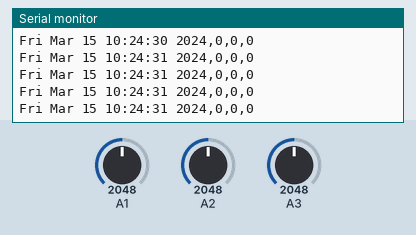
Bench run of a sketch on a simulated Particle Photon. On the bench: the last lines printed to the serial monitor. The inputs (shaded band) are chosen by the test bench; at power-on: A1 = 2048, A2 = 2048, A3 = 2048. The local clock reads 2024-03-15 10:24:30 at power-on unless the sketch sets it.

Above: at 1.2 s.
1.3 s: A1 set to 2866
At 1.45 s:
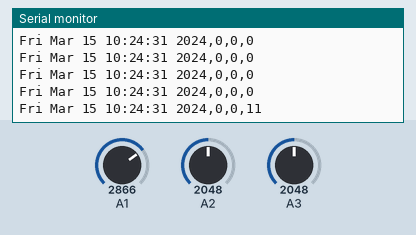
2.8 s: A2 set to 2866
At 2.89 s:
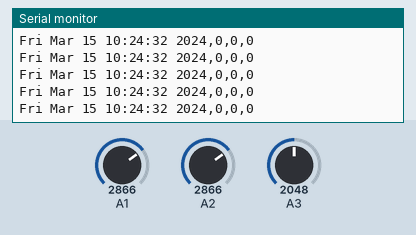
4.3 s: A3 set to 2866
At 4.41 s:
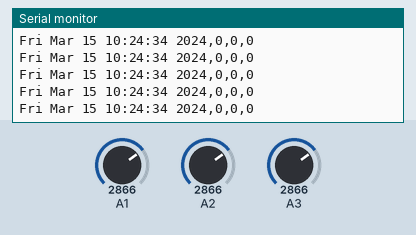
5.8 s: A1 set to 3603
At 5.87 s:
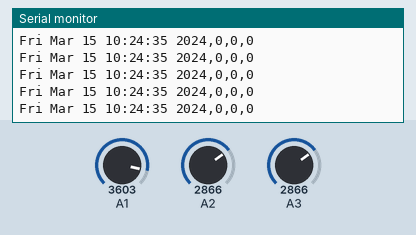
7.3 s: A2 set to 3603
At 7.39 s:
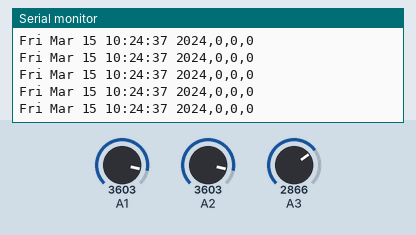
8.8 s: A3 set to 3603
At 8.9 s:
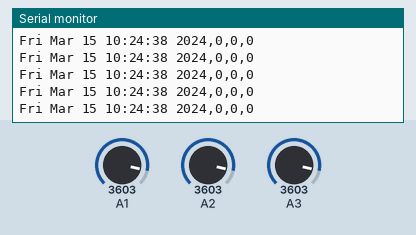
Timing chart, 0 to 11.3 s (numbered marks = the images above; inputs shaded):
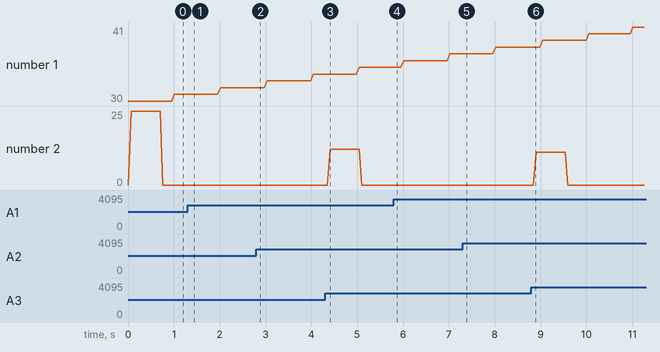

Measured:
- after the input at 1.3 s, the serial monitor: prints a new line after 0.08 s (image 1)

The sketch:

movement.ino
```cpp
/*
ADXL335
note:vcc-->5v ,but ADXL335 Vs is 3.3V
The circuit:
      5V: VCC
analog 1: x-axis
analog 2: y-axis
analog 3: z-axis
*/
const int xpin = 3;                  // x-axis of the accelerometer
const int ypin = 2;                  // y-axis
const int zpin = 1;                  // z-axis (only on 3-axis models)
const int numReadings = 10;

int xreadings[numReadings];      // the readings from the analog input
int xreadIndex = 0;              // the index of the current reading
int xtotal = 0;                  // the running total
int xaverage = 0;                // the average
int readingX = 0;
int prevreadingX = 0;
int changeX = 0;

int yreadings[numReadings];      // the readings from the analog input
int yreadIndex = 0;              // the index of the current reading
int ytotal = 0;                  // the running total
int yaverage = 0;                // the average
int readingY = 0;
int prevreadingY = 0;
int changeY = 0;

int zreadings[numReadings];      // the readings from the analog input
int zreadIndex = 0;              // the index of the current reading
int ztotal = 0;                  // the running total
int zaverage = 0;                // the average
int readingZ = 0;
int prevreadingZ = 0;
int changeZ = 0;
//https://anasdalintakam.blogspot.in/
//this code is for sensing ambient light using sparkfuns temt6000 ambient light sensor and arduino


void setup()
{
 // initialize the serial communications:
 Serial.begin(9600);
 for (int thisReading = 0; thisReading < numReadings; thisReading++) {
    xreadings[thisReading] = 0;
  }
  for (int thisReading = 0; thisReading < numReadings; thisReading++) {
     yreadings[thisReading] = 0;
  }
  for (int thisReading = 0; thisReading < numReadings; thisReading++) {
     zreadings[thisReading] = 0;
   }

 //Particle.variable("light", &light_value, INT);
}
void loop()
{
  int x = analogRead(xpin);  //read from xpin

  int y = analogRead(ypin);  //read from ypin

  int z = analogRead(zpin);  //read from zpin

  float zero_G = 512.0; //ADC is 0~1023  the zero g output equal to Vs/2
                        //ADXL335 power supply by Vs 3.3V
  float scale = 102.3;  //ADXL335330 Sensitivity is 330mv/g
                         //330 * 1024/3.3/1000
 prevreadingX = readingX;
 prevreadingY = readingY;
 prevreadingZ = readingZ;
 readingX = ((float)x - 331.5)/65*9.8;
 readingY = ((float)y - 329.5)/68.5*9.8;
 readingZ = ((float)z - 340)/68*9.8;
 /*Serial.print(x);
 Serial.print("\t");
 Serial.print(y);
 Serial.print("\t");
 Serial.print(z);
 Serial.print("\n");*/
 Serial.print( Time.timeStr());
 Serial.print(",");
 Serial.print(xaverage);  //print x value on serial monitor
 Serial.print(",");
 Serial.print(yaverage);  //print y value on serial monitor
 Serial.print(",");
 Serial.print(zaverage);  //print z value on serial monitor
 Serial.println("");

 changeX = readingX - prevreadingX;
 changeY = readingY - prevreadingY;
 changeZ = readingZ - prevreadingZ;
 //light = light_value * 0.0976;// percentage calculation
 // x readings
 xtotal = xtotal - xreadings[xreadIndex]; // subtract the last reading:
 xreadings[xreadIndex] = changeX; // read from the sensor:
 xtotal = xtotal + xreadings[xreadIndex]; // add the reading to the total:
 xreadIndex = xreadIndex + 1; // advance to the next position in the array:

 if (xreadIndex >= numReadings) {  // if we're at the end of the array...
  xreadIndex = 0; // ...wrap around to the beginning:
 }

 xaverage = xtotal / numReadings; // calculate the average:

 // y readings
 ytotal = ytotal - yreadings[yreadIndex]; // subtract the last reading:
 yreadings[yreadIndex] = changeY; // read from the sensor:
 ytotal = ytotal + yreadings[yreadIndex]; // add the reading to the total:
 yreadIndex = yreadIndex + 1; // advance to the next position in the array:

 if (yreadIndex >= numReadings) {  // if we're at the end of the array...
  yreadIndex = 0; // ...wrap around to the beginning:
 }

 yaverage = ytotal / numReadings; // calculate the average:

 // z readings
 ztotal = ztotal - zreadings[zreadIndex]; // subtract the last reading:
 zreadings[zreadIndex] = changeZ; // read from the sensor:
 ztotal = ztotal + zreadings[zreadIndex]; // add the reading to the total:
 zreadIndex = zreadIndex + 1; // advance to the next position in the array:

 if (zreadIndex >= numReadings) {  // if we're at the end of the array...
  zreadIndex = 0; // ...wrap around to the beginning:
 }

 zaverage = ztotal / numReadings; // calculate the average:
 if (xaverage > 5 or yaverage > 5 or zaverage > 5)
 {

   Particle.publish("ammani/movement");
 }
 delay(50);

}
```
